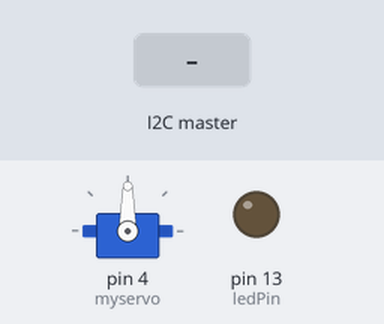
A sketch run on a simulated Arduino Uno, built with avr-gcc and run on an emulated ATmega328P. Parts: servo, output pins drawn as LEDs (lit = HIGH). The test bench sets the inputs (shaded band).

Above: at 1.2 s.
1.3 s: the I2C master sends the byte 1
At 1.6 s:
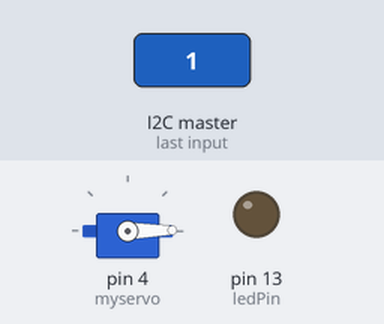
2.8 s: the I2C master sends the byte 90
At 4.0 s:
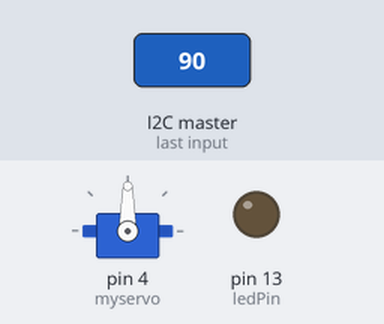
Timing chart, 0 to 5.8 s (numbered marks = the images above; inputs shaded):
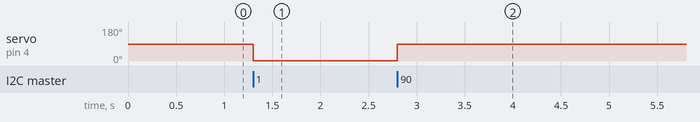

Measured:
- after the input at 1.3 s, servo on pin 4 (myservo): 90° → 1° at once
- after the input at 2.8 s, servo on pin 4 (myservo): 1° → 90° at once

The sketch:

Carruselcontinuo.ino
```cpp
#include <Servo.h>
#include <Wire.h>

char c;

const int ledPin = 13;

Servo myservo;  // crea el objeto servo

int vel = 0;  // velocidad del servo

void setup() {
  myservo.attach(4);  // vincula el servo al pin digital 9

  Wire.begin(0x08);
  Serial.begin(9600);
 Wire.onReceive(receiveEvent);

  pinMode(ledPin, OUTPUT);
  digitalWrite(ledPin, LOW);
}

void receiveEvent(int howMany) {
  while (Wire.available()) {
    c = Wire.read();
    myservo.write(c);
  }
}

void run(){
    digitalWrite(ledPin, HIGH);
    vel = 135;
    myservo.write(vel);
    delay(1500);


}
void stop(){
    digitalWrite(ledPin, LOW);
    vel = 90;
    myservo.write(vel);
    delay(1500);
}
void loop() {

  delay(2000);
}
```
